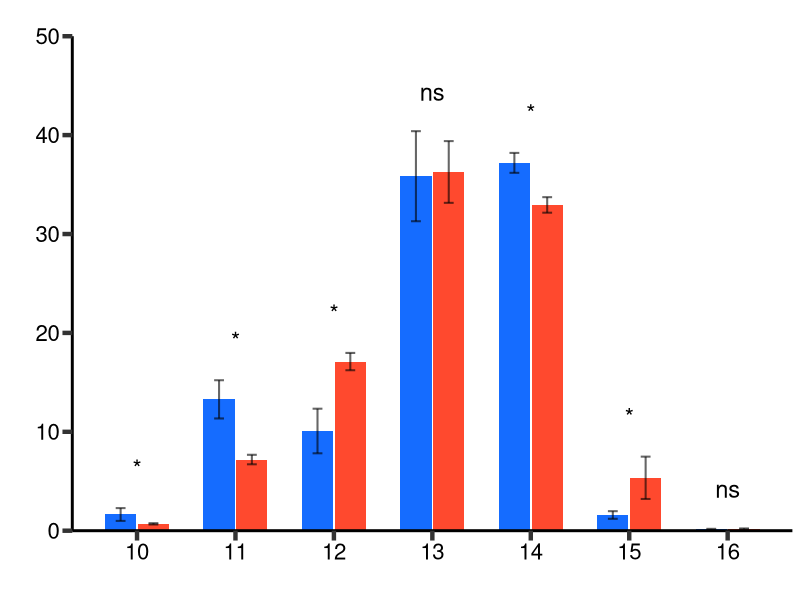

R code for this plot: (Note: this script raises an error after producing the figure.)
#!/usr/bin/env Rscript
##############################################################################
##                           SetUP                                          ##
##############################################################################
#Title: IL2-IL15 Treg dependent: V segments
#Description: 
#Installing and loading required packages
if(!require(ggplot2))
{install.packages("ggplot2")
}
if(!require(reshape))
{install.packages("reshape")
}
if(!require(RColorBrewer))
{install.packages("RColorBrewer")
}

library(ggplot2)
library(reshape)
library(RColorBrewer)
library(matrixStats)
library(dplyr)
##############################################################################
##                           Initial Setup                                 ##
##############################################################################
#set working directories
setwd(dirname(rstudioapi::getActiveDocumentContext()$path))
#####################################
#Fill these:
IL2_exclusive <- read.table("IL2_exclusive.txt", header = TRUE)
IL2_independent <- read.table("IL2_independent.txt", header = TRUE)
IL15_exclusive <- read.table("IL15_exclusive.txt", header = TRUE)
IL15_independent <- read.table("IL15_independent.txt", header = TRUE)
for (i in 1:4){IL2_exclusive[,i] <- as.character(IL2_exclusive[,i])}
for (i in 1:4){IL2_independent[,i] <- as.character(IL2_independent[,i])}
for (i in 1:4){IL15_exclusive[,i] <- as.character(IL15_exclusive[,i])}
for (i in 1:4){IL15_independent[,i] <- as.character(IL15_independent[,i])}


###############################################################################
##                       Process Data  IL2                                  ##
###############################################################################
Data_IL2 <- matrix(data=NA, nrow=7, ncol = 14)
Data_IL2[,1] <- c(10,11,12,13,14,15,16)
colnames(Data_IL2) <- c("Len", rep("IL2_dep", 4),"mean_IL2_dep", "SD_IL2_dep",rep("IL2_indep", 4), "mean_IL2_indep", "SD_IL2_indep", "pValue_IL2_dep_indep")

j=2
for (i in 5:8){
tmp_1 <- nchar(as.character(IL2_exclusive$cdr3aa))
tmp_2 <- IL2_exclusive[,i]
tmp_3 <- as.data.frame(cbind(tmp_1, tmp_2))
colnames(tmp_3) <- c("Len", "counts")
tmp_4 <- aggregate(counts ~ Len, data=tmp_3, sum)
tmp_4$counts <- (tmp_4$counts/sum(tmp_4$counts))*100
indx <- match(tmp_4[,1] , Data_IL2[,1], nomatch = 0) 
tmp_4 <- tmp_4[indx,]
Data_IL2[,j] <- tmp_4$counts
j=j+1
}
j=8
for (i in 5:8){
  tmp_1 <- nchar(as.character(IL2_independent$cdr3aa))
  tmp_2 <- IL2_independent[,i]
  tmp_3 <- as.data.frame(cbind(tmp_1, tmp_2))
  colnames(tmp_3) <- c("Len", "counts")
  tmp_4 <- aggregate(counts ~ Len, data=tmp_3, sum)
  tmp_4$counts <- (tmp_4$counts/sum(tmp_4$counts))*100
  indx <- match(tmp_4[,1] , Data_IL2[,1], nomatch = 0) 
  tmp_4 <- tmp_4[indx,]
  Data_IL2[,j] <- tmp_4$counts
  j=j+1
}

#means
Data_IL2[,6] <- rowMeans(Data_IL2[,2:5])
Data_IL2[,12] <- rowMeans(Data_IL2[,8:11])
#SD
Data_IL2[,7] <- rowSds(as.matrix(Data_IL2[,2:5]))
Data_IL2[,13] <- rowSds(as.matrix(Data_IL2[,8:11]))

#pValue
for (i in 1:7) {
  if (Data_IL2[i,6] > Data_IL2[i,12]){pValue <- wilcox.test(as.vector(Data_IL2[i,2:5]),as.vector(Data_IL2[i,8:11]),  alternative = "g", paired = FALSE)
    }else {pValue <- wilcox.test(as.vector(Data_IL2[i,2:5]),as.vector(Data_IL2[i,8:11]),  alternative = "l", paired = FALSE)}
    Data_IL2[i,14] <- round(pValue$p.value, digits = 4)}



###############################################################################
##                       Process Data  IL15                                  ##
###############################################################################
Data_IL15 <- matrix(data=NA, nrow=7, ncol = 14)
Data_IL15[,1] <- c(10,11,12,13,14,15,16)
colnames(Data_IL15) <- c("Len", rep("IL15_dep", 4),"mean_IL15_dep", "SD_IL15_dep",rep("IL15_indep", 4), "mean_IL15_indep", "SD_IL15_indep", "pValue_IL15_dep_indep")

j=2
for (i in 5:8){
  tmp_1 <- nchar(as.character(IL15_exclusive$cdr3aa))
  tmp_2 <- IL15_exclusive[,i]
  tmp_3 <- as.data.frame(cbind(tmp_1, tmp_2))
  colnames(tmp_3) <- c("Len", "counts")
  tmp_4 <- aggregate(counts ~ Len, data=tmp_3, sum)
  tmp_4$counts <- (tmp_4$counts/sum(tmp_4$counts))*100
  indx <- match(tmp_4[,1] , Data_IL15[,1], nomatch = 0) 
  tmp_4 <- tmp_4[indx,]
  Data_IL15[,j] <- tmp_4$counts
  j=j+1
}
j=8
for (i in 5:8){
  tmp_1 <- nchar(as.character(IL15_independent$cdr3aa))
  tmp_2 <- IL15_independent[,i]
  tmp_3 <- as.data.frame(cbind(tmp_1, tmp_2))
  colnames(tmp_3) <- c("Len", "counts")
  tmp_4 <- aggregate(counts ~ Len, data=tmp_3, sum)
  tmp_4$counts <- (tmp_4$counts/sum(tmp_4$counts))*100
  indx <- match(tmp_4[,1] , Data_IL15[,1], nomatch = 0) 
  tmp_4 <- tmp_4[indx,]
  Data_IL15[,j] <- tmp_4$counts
  j=j+1
}
#means
Data_IL15[,6] <- rowMeans(Data_IL15[,2:5])
Data_IL15[,12] <- rowMeans(Data_IL15[,8:11])
#SD
Data_IL15[,7] <- rowSds(as.matrix(Data_IL15[,2:5]))
Data_IL15[,13] <- rowSds(as.matrix(Data_IL15[,8:11]))

#pValue
for (i in 1:7) {
  if (Data_IL15[i,6] > Data_IL15[i,12]){pValue <- wilcox.test(as.vector(Data_IL15[i,2:5]),as.vector(Data_IL15[i,8:11]),  alternative = "g", paired = FALSE)
  }else {pValue <- wilcox.test(as.vector(Data_IL15[i,2:5]),as.vector(Data_IL15[i,8:11]),  alternative = "l", paired = FALSE)}
  Data_IL15[i,14] <- round(pValue$p.value, digits = 4)}


##########################################
#Process data to graph by strains
##########################################
#IL2
tmp_1 <- Data_IL2[,c(1,6,7,14)]
tmp_1 <- as.data.frame(tmp_1)
tmp_1$strain <- rep("IL2_exclusive", nrow(tmp_1))
colnames(tmp_1) <- c("Len", "mean", "SD", "pValue", "strain")
tmp_2 <- Data_IL2[,c(1,12,13,14)]
tmp_2 <- as.data.frame(tmp_2)
tmp_2$strain <- rep("IL2_independent", nrow(tmp_2))
colnames(tmp_2) <- c("Len", "mean", "SD", "pValue", "strain")
# join the samples
Data_IL2_graph <- rbind(tmp_1, tmp_2)
#change X values
Data_IL2_graph[,1] <- c(seq(from=1, to=21, by=3), seq(from=1, to=21, by=3)+1)

#Select stars 
# *P < 0.05, **P < 0.01, ***P < 0.001, ****P < 0.0001 
stars_signif_IL2 <- matrix(data = NA, ncol = 5, nrow = (nrow(Data_IL2_graph)/2))
colnames(stars_signif_IL2) <- c("x_pos", "y_pos", "pValue", "stars", "y_segment")
stars_signif_IL2[,1] <- Data_IL2_graph[1:(nrow(Data_IL2_graph)/2) ,1]+0.5
tmp <- as.data.frame(cbind( Data_IL2_graph[,2], Data_IL2_graph[,3]))
tmp$sum <- rowSums(tmp)
tmp <- cbind(tmp[1:(nrow(tmp)/2),3],tmp[((nrow(tmp)/2)+1):nrow(tmp),3])
for (i in 1:nrow(tmp)) {stars_signif_IL2[i,2] <- max(tmp[i,1],tmp[i,2])}
tmp <- stars_signif_IL2[,2]
stars_signif_IL2[,2] <- tmp+(round(max(tmp) /10,0)) 
stars_signif_IL2[,5] <- tmp+(round(max(tmp) /15,0)) 
stars_signif_IL2[,3] <- Data_IL2_graph[1:(nrow(Data_IL2_graph)/2) ,4]
if (length (stars_signif_IL2[which(stars_signif_IL2[,3] > 0.05),]) == 5){
  tmp_ns <- as.data.frame(t(stars_signif_IL2[which(stars_signif_IL2[,3] > 0.05),]))
  tmp_ns[1:nrow(tmp_ns),4] <- "ns"}
if (length (stars_signif_IL2[which(stars_signif_IL2[,3] > 0.05),]) > 5){
  tmp_ns <- as.data.frame((stars_signif_IL2[which(stars_signif_IL2[,3] > 0.05),]))
  tmp_ns[1:nrow(tmp_ns),4] <- "ns"}
stars_signif_IL2 <- stars_signif_IL2[which(stars_signif_IL2[,3] <= 0.05),]
rownames(stars_signif_IL2) <- NULL
stars_signif_IL2[which(stars_signif_IL2[,3] >= 0.01),4] <- "*"
stars_signif_IL2[which(stars_signif_IL2[,3] <= 0.01 &  stars_signif_IL2[,3] >= 0.001), 4] <- "**"
stars_signif_IL2[which(stars_signif_IL2[,3] <= 0.001 &  stars_signif_IL2[,3] >= 0.0001), 4] <- "***"
#stars_signif_IL2[ which(stars_signif_IL2[,3] <= 0.0001), 4] <- "****"
if(exists("tmp_ns")) {stars_signif_IL2 <- rbind(stars_signif_IL2, tmp_ns)
for (i in c(1:3,5)) {stars_signif_IL2[,i] <- as.numeric(stars_signif_IL2[,i])}
stars_signif_IL2 <- stars_signif_IL2[order(stars_signif_IL2[,1]),]}
rm(tmp_ns)

#IL15
tmp_1 <- Data_IL15[,c(1,6,7,14)]
tmp_1 <- as.data.frame(tmp_1)
tmp_1$strain <- rep("IL15_exclusive", nrow(tmp_1))
colnames(tmp_1) <- c("Len", "mean", "SD", "pValue", "strain")
tmp_2 <- Data_IL15[,c(1,12,13,14)]
tmp_2 <- as.data.frame(tmp_2)
tmp_2$strain <- rep("IL15_independent", nrow(tmp_2))
colnames(tmp_2) <- c("Len", "mean", "SD", "pValue", "strain")
# join the samples
Data_IL15_graph <- rbind(tmp_1, tmp_2)
#change X values
Data_IL15_graph[,1] <- c(seq(from=1, to=21, by=3), seq(from=1, to=21, by=3)+1)
#Select stars 
# *P < 0.05, **P < 0.01, ***P < 0.001, ****P < 0.0001 
stars_signif_IL15 <- matrix(data = NA, ncol = 5, nrow = (nrow(Data_IL15_graph)/2))
colnames(stars_signif_IL15) <- c("x_pos", "y_pos", "pValue", "stars", "y_segment")
stars_signif_IL15[,1] <- Data_IL15_graph[1:(nrow(Data_IL15_graph)/2) ,1]+0.5
tmp <- as.data.frame(cbind( Data_IL15_graph[,2], Data_IL15_graph[,3]))
tmp$sum <- rowSums(tmp)
tmp <- cbind(tmp[1:(nrow(tmp)/2),3],tmp[((nrow(tmp)/2)+1):nrow(tmp),3])
for (i in 1:nrow(tmp)) {stars_signif_IL15[i,2] <- max(tmp[i,1],tmp[i,2])}
tmp <- stars_signif_IL15[,2]
stars_signif_IL15[,2] <- tmp+(round(max(tmp) /10,0)) 
stars_signif_IL15[,5] <- tmp+(round(max(tmp) /15,0)) 
stars_signif_IL15[,3] <- Data_IL15_graph[1:(nrow(Data_IL15_graph)/2) ,4]
if (length (stars_signif_IL15[which(stars_signif_IL15[,3] > 0.05),]) == 5){
  tmp_ns <- as.data.frame(t(stars_signif_IL15[which(stars_signif_IL15[,3] > 0.05),]))
  tmp_ns[1:nrow(tmp_ns),4] <- "ns"}
if (length (stars_signif_IL15[which(stars_signif_IL15[,3] > 0.05),]) > 5){
  tmp_ns <- as.data.frame((stars_signif_IL15[which(stars_signif_IL15[,3] > 0.05),]))
  tmp_ns[1:nrow(tmp_ns),4] <- "ns"}
stars_signif_IL15 <- stars_signif_IL15[which(stars_signif_IL15[,3] <= 0.05),]
rownames(stars_signif_IL15) <- NULL
stars_signif_IL15[which(stars_signif_IL15[,3] >= 0.01),4] <- "*"
stars_signif_IL15[which(stars_signif_IL15[,3] <= 0.01 &  stars_signif_IL15[,3] >= 0.001), 4] <- "**"
stars_signif_IL15[which(stars_signif_IL15[,3] <= 0.001 &  stars_signif_IL15[,3] >= 0.0001), 4] <- "***"
#stars_signif_IL15[ which(stars_signif_IL15[,3] <= 0.0001), 4] <- "****"
if(exists("tmp_ns")) {stars_signif_IL15 <- rbind(stars_signif_IL15, tmp_ns)
for (i in c(1:3,5)) {stars_signif_IL15[,i] <- as.numeric(stars_signif_IL15[,i])}
stars_signif_IL15 <- stars_signif_IL15[order(stars_signif_IL15[,1]),]}


#########################################
#      To graph general mean length 
#########################################
#####   IL2   #####
Data_IL2_means <- matrix(data=NA, nrow=2, ncol=5)
colnames(Data_IL2_means) <- c("coordinate", "mean", "SD", "condition", "pValue")
Data_IL2_means[,1] <- c(1,2)
Data_IL2_means[,4] <- c("IL2_exclusive", "IL2_independent")
#
tmp_1 <- Data_IL2[,1:5]
tmp_means_1 <- matrix(data=NA, ncol=1, nrow=4)
for (i in 1:4) {tmp_means_1[i,1] <- sum(tmp_1[,1]*tmp_1[,i+1]) / (sum(tmp_1[,1]))} 
Data_IL2_means[1,2]  <- round(mean(tmp_means_1[,1]), 2)
Data_IL2_means[1,3]  <- round(sd(tmp_means_1[,1]), 2)
#
tmp_2 <- Data_IL2[,c(1,8:11)]
tmp_means_2 <- matrix(data=NA, ncol=1, nrow=4)
for (i in 1:4) {tmp_means_2[i,1] <- sum(tmp_2[,1]*tmp_2[,i+1]) / (sum(tmp_2[,1]))} 
Data_IL2_means[2,2]  <- round(mean(tmp_means_2[,1]), 2)
Data_IL2_means[2,3]  <- round(sd(tmp_means_2[,1]), 2)
#pValue
  if (as.numeric(Data_IL2_means[1,2]) > as.numeric(Data_IL2_means[2,2])){pValue <- wilcox.test(tmp_means_1[,1], tmp_means_2[,1],  alternative = "g", paired = FALSE) }else 
      {pValue <- wilcox.test(tmp_means_1[,1], tmp_means_2[,1],  alternative = "l", paired = FALSE)}
pValue <- round(pValue$p.value, digits = 4)
Data_IL2_means[,5] <- c(pValue, pValue)

Data_IL2_means <- as.data.frame(Data_IL2_means)
for(i in c(1:3, 5)){Data_IL2_means[,i] <- as.numeric(as.character(Data_IL2_means[,i]))}
Data_IL2_means[,4] <- as.character(Data_IL2_means[,4])

#####   IL15   #####
Data_IL15_means <- matrix(data=NA, nrow=2, ncol=5)
colnames(Data_IL15_means) <- c("coordinate", "mean", "SD", "condition", "pValue")
Data_IL15_means[,1] <- c(1,2)
Data_IL15_means[,4] <- c("IL15_exclusive", "IL15_independent")
#
tmp_1 <- Data_IL15[,1:5]
tmp_means_1 <- matrix(data=NA, ncol=1, nrow=4)
for (i in 1:4) {tmp_means_1[i,1] <- sum(tmp_1[,1]*tmp_1[,i+1]) / (sum(tmp_1[,1]))} 
Data_IL15_means[1,2]  <- round(mean(tmp_means_1[,1]), 2)
Data_IL15_means[1,3]  <- round(sd(tmp_means_1[,1]), 2)
#
tmp_2 <- Data_IL15[,c(1,8:11)]
tmp_means_2 <- matrix(data=NA, ncol=1, nrow=4)
for (i in 1:4) {tmp_means_2[i,1] <- sum(tmp_2[,1]*tmp_2[,i+1]) / (sum(tmp_2[,1]))} 
Data_IL15_means[2,2]  <- round(mean(tmp_means_2[,1]), 2)
Data_IL15_means[2,3]  <- round(sd(tmp_means_2[,1]), 2)
#pValue
if (as.numeric(Data_IL15_means[1,2]) > as.numeric(Data_IL15_means[2,2])){pValue <- wilcox.test(tmp_means_1[,1], tmp_means_2[,1],  alternative = "g", paired = FALSE) }else 
{pValue <- wilcox.test(tmp_means_1[,1], tmp_means_2[,1],  alternative = "l", paired = FALSE)}
pValue <- round(pValue$p.value, digits = 4)
Data_IL15_means[,5] <- c(pValue, pValue)

Data_IL15_means <- as.data.frame(Data_IL15_means)
for(i in c(1:3, 5)){Data_IL15_means[,i] <- as.numeric(as.character(Data_IL15_means[,i]))}
Data_IL15_means[,4] <- as.character(Data_IL15_means[,4])

# *P < 0.05, **P < 0.01, ***P < 0.001, ****P < 0.0001 
stars_signif_means_IL2 <- Data_IL2_means[which(Data_IL2_means[,5] <= 0.05),]
rownames(stars_signif_means_IL2) <- NULL
stars_9 <- stars_signif_means_IL2[which(stars_signif_means_IL2[,5] >= 0.01),]
rownames(stars_9) <- NULL
stars_10 <- stars_signif_means_IL2[which(stars_signif_means_IL2[,5] <= 0.01),]
stars_10 <- stars_10[which(stars_10[,4] >= 0.001),]
rownames(stars_10) <- NULL
stars_11 <- stars_signif_means_IL2[which(stars_signif_means_IL2[,5] <= 0.001),]
stars_11 <- stars_11[which(stars_11[,4] >= 0.0001),]
rownames(stars_11) <- NULL
stars_12 <- stars_signif_means_IL2[which(stars_signif_means_IL2[,5] <= 0.0001),]

# *P < 0.05, **P < 0.01, ***P < 0.001, ****P < 0.0001 
stars_signif_means_IL15 <- Data_IL15_means[which(Data_IL15_means[,5] <= 0.05),]
rownames(stars_signif_means_IL15) <- NULL
stars_13 <- stars_signif_means_IL15[which(stars_signif_means_IL15[,5] >= 0.01),]
rownames(stars_13) <- NULL
stars_14 <- stars_signif_means_IL15[which(stars_signif_means_IL15[,5] <= 0.01),]
stars_14 <- stars_14[which(stars_14[,4] >= 0.001),]
rownames(stars_14) <- NULL
stars_15 <- stars_signif_means_IL15[which(stars_signif_means_IL15[,5] <= 0.001),]
stars_15 <- stars_15[which(stars_15[,4] >= 0.0001),]
rownames(stars_15) <- NULL
stars_16 <- stars_signif_means_IL15[which(stars_signif_means_IL15[,5] <= 0.0001),]
############################################################################## 
#                               Graphics                                     #
##############################################################################
##Get colors from RGB to hexadecimal:
#rgb2hex <- function(r,g,b) sprintf('#%s',paste(as.hexmode(c(r,g,b)),collapse = ''))
#rgb2hex(0,186,56) 
#c("#00ba38", "#f8766d", "#619cff")
size_chr=16
custom_theme <- function () { theme(legend.text=element_text(size=size_chr), plot.title= element_text(size=size_chr, hjust = 0.5), 
                                    axis.text.x = element_text(size=size_chr, colour = "black"), axis.text.y = element_text(size=size_chr, colour = "black"), 
                                    axis.title.x= element_text(size=size_chr+2, hjust = 0.5) , axis.title.y= element_text(size=size_chr+2),
                                    panel.grid.major = element_blank(), panel.grid.minor = element_blank(),
                                    panel.background = element_blank(), axis.ticks.length=unit(.25, "cm"), axis.ticks = element_line(size = 1.5),
                                    legend.position = "none",
                                    axis.line = element_line(size = 1, colour = "black"))}  

custom_theme_2 <- function () { theme(legend.text=element_text(size=size_chr), plot.title= element_text(size=16, hjust = 0.5), 
                                    axis.text.x = element_text(size=size_chr-4, colour = "black"), axis.text.y = element_text(size=size_chr, colour = "black"), 
                                    axis.title.x= element_text(size=size_chr+2, hjust = 0.5) , axis.title.y= element_text(size=size_chr+2),
                                    panel.grid.major = element_blank(), panel.grid.minor = element_blank(), legend.position="none",
                                    panel.background = element_blank(), axis.ticks.length=unit(.25, "cm"), axis.ticks.x=element_blank(),axis.ticks = element_line(size = 1.5),
                                    axis.line = element_line(size = 1, colour = "black"))}  


ggplot(Data_IL2_graph, aes(x = Len, y = mean, fill = strain))+ 
  geom_bar(width = 0.95, stat = "identity") +
  xlab("") +
  ylab("") +
  labs(fill="", title = "") +
  scale_y_continuous(expand = c(0, 0)) +
  custom_theme() +
  guides(fill = guide_legend(reverse = FALSE))+
  expand_limits(y=c(0, 50))+ 
  scale_fill_manual(values=c("#156cff", "#ff492e"))+
  scale_x_continuous(breaks=seq(from=1.5, to=22.5, by=3), labels = seq(from=10, to=17))+
  geom_errorbar(aes(ymin=mean-SD, ymax=mean+SD), width=0.3, position=position_dodge(.9), size=0.7, alpha=0.6)+
  #stars
  annotate("text", x=as.numeric(stars_signif_IL2[,1]), y=as.numeric(stars_signif_IL2[,2]), label=stars_signif_IL2[,4], color="black", size=6)+
  #annotate("segment", x = as.numeric(stars_signif_IL2[,1])-0.7, xend = as.numeric(stars_signif_IL2[,1])+0.7, y = as.numeric(stars_signif_IL2[,5]), yend = as.numeric(stars_signif_IL2[,5]), colour = "black", size=0.2)+
  ggsave("Spectratype_IL2_Excl_vs_indep.pdf", width=10, height=10, units = "cm")


  
ggplot(Data_IL15_graph, aes(x = Len, y = mean, fill = strain))+ 
  geom_bar(width = 0.95, stat = "identity") +
  xlab("") +
  ylab("") +
  labs(fill="", title = "") +
  scale_y_continuous(expand = c(0, 0)) +
  custom_theme() +
  guides(fill = guide_legend(reverse = FALSE))+
  expand_limits(y=c(0, 50))+ 
  scale_fill_manual(values=c("#156cff", "#ff492e"))+
  scale_x_continuous(breaks=seq(from=1.5, to=22.5, by=3), labels = seq(from=10, to=17))+
  geom_errorbar(aes(ymin=mean-SD, ymax=mean+SD), width=0.3, position=position_dodge(.9), size=0.7, alpha=0.6)+
  #stars
  annotate("text", x=as.numeric(stars_signif_IL15[,1]), y=as.numeric(stars_signif_IL15[,2]), label=stars_signif_IL15[,4], color="black", size=6)+
  #annotate("segment", x = as.numeric(stars_signif_IL15[,1])-0.7, xend = as.numeric(stars_signif_IL15[,1])+0.7, y = as.numeric(stars_signif_IL15[,5]), yend = as.numeric(stars_signif_IL15[,5]), colour = "black", size=0.2)+
  ggsave("Spectratype_IL15_Excl_vs_indep.pdf", width=10, height=10, units = "cm")




#################
#  Means simple #
#################

Data_IL2_means[,1] <- c(1.2,2.2)
Data_IL15_means[,1] <- c(1.2,2.2)

### Means IL2
ggplot(Data_IL2_means, aes(x = coordinate, y = mean, fill = condition))+ 
  geom_bar(width = 0.5, stat = "identity") +
  xlab("") +
  ggtitle("")+
  ylab("") +
  custom_theme_2() +
  expand_limits(y=c(0, 20), x=c(0.8,2.3))+ 
  scale_fill_manual(values=c("#156cff", "#ff492e"))+
  scale_y_continuous(breaks=seq(from=0, to=20, by=5), expand = c(0, 0))+
  scale_x_continuous(breaks=c(1.2,2.2), label = c("", ""))+
  geom_errorbar(aes(ymin=mean-SD, ymax=mean+SD), width=0.3, position=position_dodge(1), size=0.8, alpha=0.4)+
  #annotate("segment", x = 1.2, xend = 2.2, y = 18, yend = 18, colour = "grey40")+
  #stars
  annotate(geom="text", x=(stars_9[1,1]+0.7) , y=19, label="*",color="black", size=8)+
  annotate(geom="text", x=(stars_10[1,1]+0.7), y=19, label="**",color="black", size=8)+
  annotate(geom="text", x=(stars_11[1,1]+0.7), y=19, label="***",color="black", size=8)+
  annotate(geom="text", x=(stars_12[1,1]+0.7), y=19, label="****",color="black", size=8)+
  ggsave("Spectratype_mean_IL2_simple_Excl_vs_indep.tiff", width=8, height=11, units = "cm")

### Means IL15
ggplot(Data_IL15_means, aes(x = coordinate, y = mean, fill = condition))+ 
  geom_bar(width = 0.5, stat = "identity") +
  xlab("") +
  ggtitle("")+
  ylab("") +
  custom_theme_2() +
  expand_limits(y=c(0, 20), x=c(0.8,2.3))+ 
  scale_fill_manual(values=c("#156cff", "#ff492e"))+
  scale_y_continuous(breaks=seq(from=0, to=20, by=5), expand = c(0, 0))+
  scale_x_continuous(breaks=c(1.2,2.2), label = c("", ""))+
  geom_errorbar(aes(ymin=mean-SD, ymax=mean+SD), width=0.2, position=position_dodge(1), size=0.8, alpha=0.4)+
  #annotate("segment", x = 1.2, xend = 2.2, y = 18, yend = 18, colour = "grey40")+
  annotate(geom="text", x=(stars_13[1,1]+0.7) , y=19, label="*",color="black", size=8)+
  annotate(geom="text", x=(stars_14[1,1]+0.7), y=19, label="**",color="black", size=8)+
  annotate(geom="text", x=(stars_15[1,1]+0.7), y=19, label="***",color="black", size=8)+
  annotate(geom="text", x=(stars_16[1,1]+0.7), y=19, label="****",color="black", size=8)+
  ggsave("Spectratype_mean_IL15_simple_Excl_vs_indep.tiff", width=8, height=11, units = "cm")
